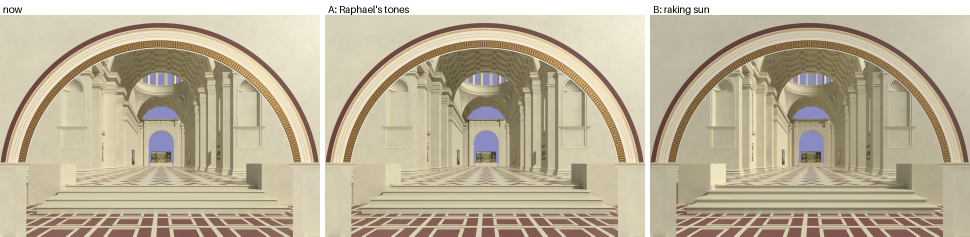
#> input picture renders/light-tests/entrance-now-A-B.jpg, 1940 x 473 px (shown at 1/2 size)
$ python prep.py ../renders/light-tests/entrance-now-A-B.jpg
#> lines starting #> are read from the running program, lines starting #| are printed output that depends on the picture; after the words box and inside, x2 and y2 are one past the last pixel; in counts of white or black regions, pixels touching at a corner belong together; long printed decimals are rounded
# Step 1: the fresco around its painted sky, without the craquelure.
#   python prep.py <athens-original.jpg>  ->  sky-clean-2x.png
# Crops the 20111 px scan to the box around every patch of painted sky (3840 px scale, as in
# camera.json: x 1690-2150, y 640-1680), replaces the cracks (dark thin lines more than 22 levels
# below a 9 px grey closing) with the closing, and downsamples to 2x the 3840 scale (79 px/deg).
import sys
import numpy as np, cv2
from PIL import Image
Image.MAX_IMAGE_PIXELS = None
im = Image.open(sys.argv[1])
#> im is the input picture: PIL image 1940x473 RGB; mean R, G, B 190, 179.3, 155.6
S = im.size[0] / 3840
#> S = 0.505
X0, Y0, X1, Y1 = 1690, 640, 2150, 1680          # 3840-scale box around all the painted sky
c = np.asarray(im.crop((round(X0*S), round(Y0*S), round(X1*S), round(Y1*S))))
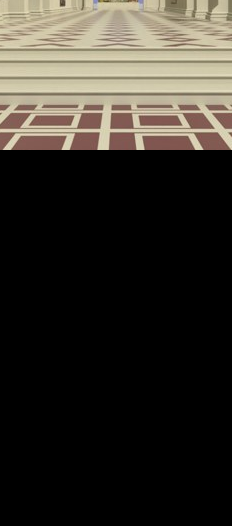
#> c: shape (526, 232, 3); mean R, G, B 51.7, 47.6, 40.6
k = cv2.getStructuringElement(cv2.MORPH_ELLIPSE, (9, 9))
closed = cv2.morphologyEx(c, cv2.MORPH_CLOSE, k)
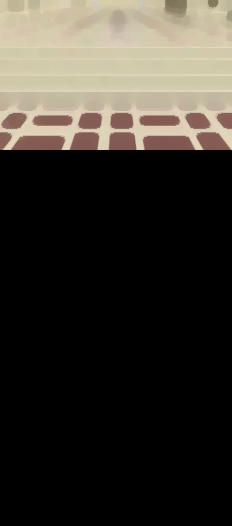
#> closed: shape (526, 232, 3); mean R, G, B 56.1, 52, 44.9
# Only the cracks: dark thin lines well below their surroundings (black-hat > 22 levels).
lum = lambda a: a.astype(np.float32) @ np.array([0.2126, 0.7152, 0.0722], np.float32)
crack = (lum(closed) - lum(c)) > 22
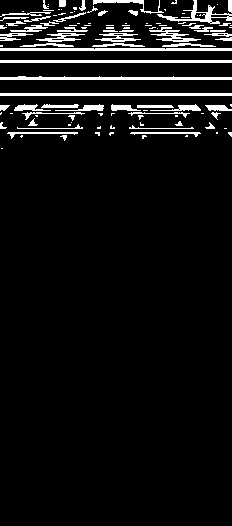
#> crack: shape (526, 232) bool; 6.5% white; 121 white regions (64 under 20 px), largest, box (x1, y1, x2, y2) and area: (0, 76, 232, 80) 711, (0, 60, 232, 63) 696, (0, 93, 232, 96) 696
crack = cv2.dilate(crack.astype(np.uint8), cv2.getStructuringElement(cv2.MORPH_ELLIPSE, (3, 3))) > 0
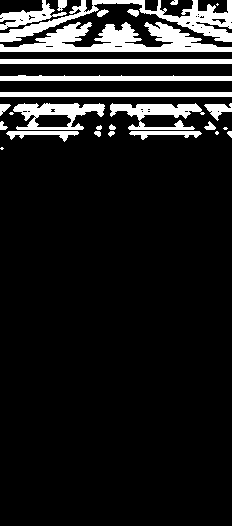
#> crack: shape (526, 232) bool; 11.7% white; 28 white regions (5 under 20 px), largest, box (x1, y1, x2, y2) and area: (0, 22, 232, 52) 3523, (0, 0, 232, 42) 2549, (13, 103, 105, 130) 1270
print("crack fraction", crack.mean())
#| crack fraction 0.117
closed = np.where(crack[..., None], closed, c)
w, h = round((X1 - X0) * 2), round((Y1 - Y0) * 2)  # keep 2x the 3840 scale (79 px per degree)
small = cv2.resize(closed, (w, h), interpolation=cv2.INTER_AREA)
Image.fromarray(small).save("sky-clean-2x.png")
print(small.shape)
#| (2080, 920, 3)

$ run again, on renders/light-tests/left-wall-now-A-B.jpg
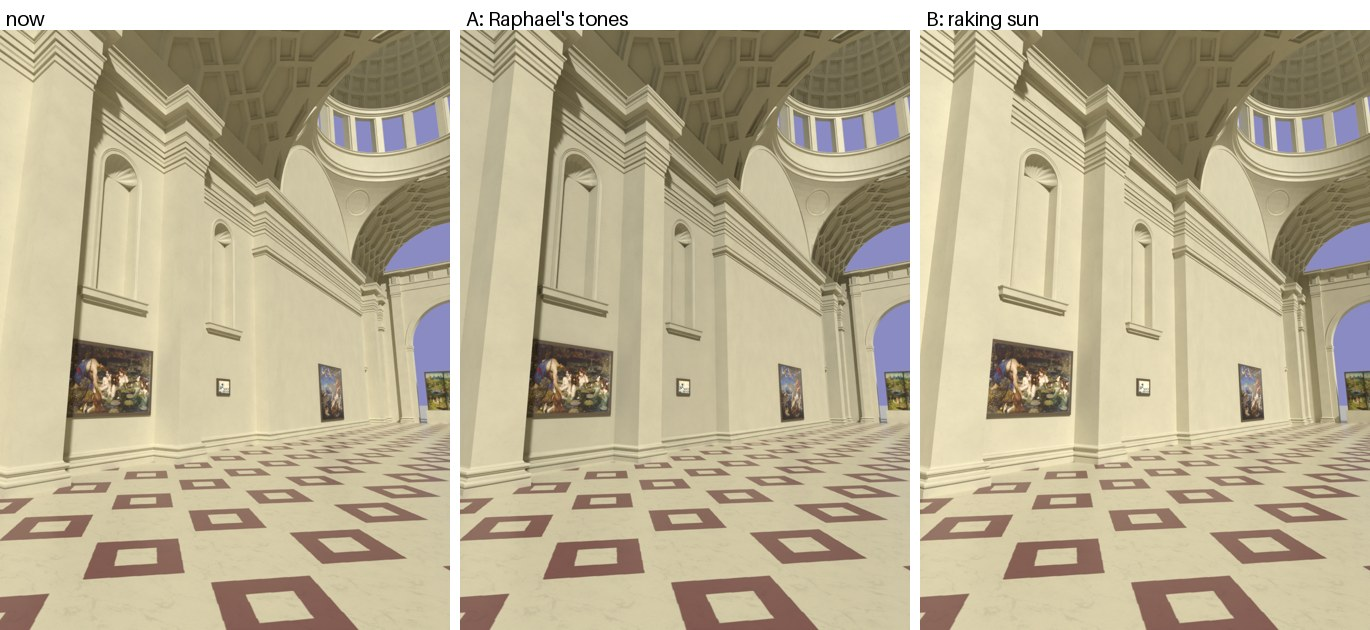
#> input picture renders/light-tests/left-wall-now-A-B.jpg, 1370 x 630 px
#> im is the input picture: PIL image 1370x630 RGB; mean R, G, B 187.3, 176.5, 148.9
#> `closed = cv2.morphologyEx(c, cv2.MORPH_CLOSE, k)`:
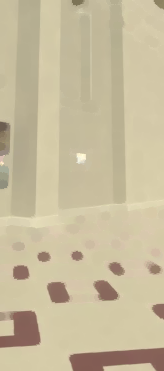
#> closed: shape (371, 164, 3); mean R, G, B 199.3, 187.5, 156.9
#> `crack = cv2.dilate(crack.astype(np.uint8), cv2.getStructuringElement(c..`:
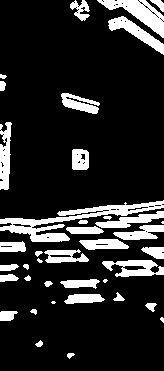
#> crack: shape (371, 164) bool; 15.7% white; 39 white regions (5 under 20 px), largest, box (x1, y1, x2, y2) and area: (0, 200, 164, 242) 1847, (97, 0, 164, 38) 937, (108, 16, 164, 55) 646
#| crack fraction 0.1571
#| (2080, 920, 3)
